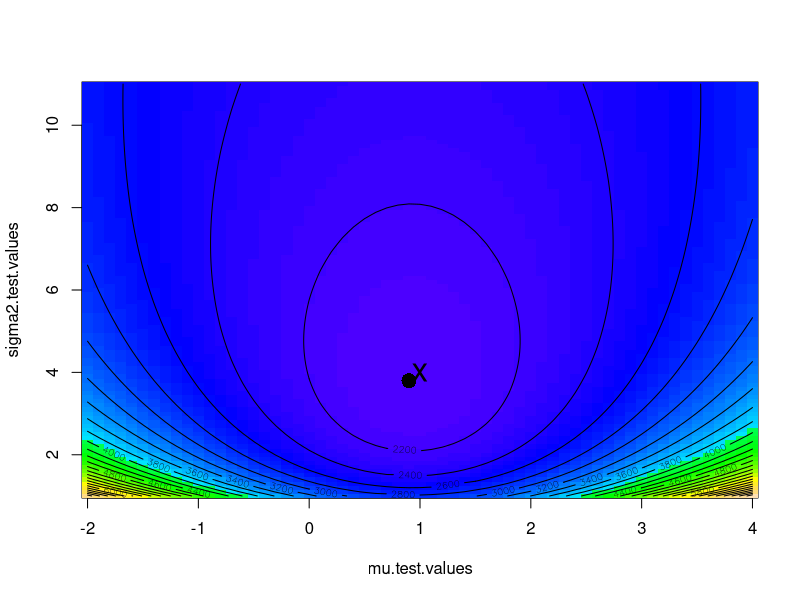
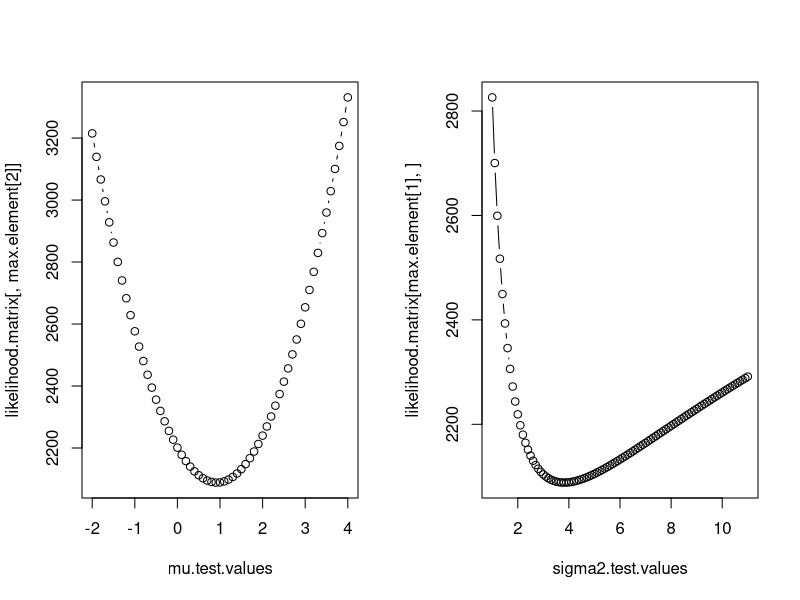

Generate these figures, in order, with R:
## ---- chunk 1
knitr::opts_chunk$set(echo = TRUE)
## ---- chunk 2
# Define NLL
neg.ll <- function(x, mu, sigma2){
        sum(0.5*log(2*pi*sigma2)+0.5*((x-mu)^2)/sigma2)
}

# Make fake data
x <- rnorm(1000, mean = 1, sd = 2)

# Make parameters to test
mu.test.values <- seq(-2, 4, 0.1)
sigma2.test.values <- seq(1, 11, 0.1)

# Make matrix to store values of the likelihood of potenial mu and sigma^2 values
likelihood.matrix <- matrix(nrow = length(mu.test.values),
                            ncol = length(sigma2.test.values)
                            )

# Search paramter space by brute force, calculating the likelihood on a grid of potential mu and sigma^2 values

for (i in 1:length(mu.test.values)){
        
        for (j in 1:length(sigma2.test.values)) {
                
                likelihood.matrix[i, j] <- neg.ll(x = x, 
                                                  mu = mu.test.values[i], 
                                                  sigma2 = sigma2.test.values[j]
                                                  )
        }
}

# Plot the results 
image(mu.test.values, 
      sigma2.test.values, 
      likelihood.matrix, 
      col = topo.colors(100)
      )

contour(mu.test.values,
        sigma2.test.values,
        likelihood.matrix,
        nlevels = 30,
        add = TRUE
        )

# Define the maximum likelihood
max.element <- which(likelihood.matrix == min(likelihood.matrix), 
                     arr.ind = TRUE
                     )

# Plot most likely mu/sigma^2
points(mu.test.values[max.element[1]], 
       sigma2.test.values[max.element[2]],
       pch = 16,
       cex = 2
       )

# Plot actual mu/sigma^2
points(1, 4, pch = "x", cex = 2)

# Plot likelihood "slices," or cross sextions across the search grid for fixed values of mu or sigma^2

# Define graphics space
par(mfrow = c(1, 2))

# Plot values
plot(mu.test.values,
     likelihood.matrix[,max.element[2]],
     typ = "b"
     )
plot(sigma2.test.values,
     likelihood.matrix[max.element[1],],
     typ = "b"
     )

# Note that immediately in the vicinity of the minimum, the likelihood surface is approximately quadratic and symmetric, though not the whole way through

# New neg.ll() function that utilizes the probability density function given by d()
neg.ll.v2 <- function(x, params){
        mu = params[1]
        sigma = params[2]
        -sum(dnorm(x,
                   mean = mu,
                   sd = sigma, 
                   log = TRUE)
             )
}

# Run neg.ll.v2() over x
opt1<-optim(par = c(1,1),
            fn = neg.ll.v2,
            x = x
            )

opt1[1]
opt1[2]

# Try again with fitdistr(), which works unless you don't have a traditional distribution
library(MASS)
        
fitdistr(x, "normal")

# Now need to calculate the confidence interval for the parameter estimates, otherwise they're useless. 

# One-parameter model (theta). What values of estimated theta are reasonable under the null hypothesis that hat(theta) is the true value?

# Set cut off for difference in log-likelihoods based on the 95th percentile of a chi^2 distribution
qchisq(0.95, 1)/2

# Calculate the NLL over a range of parameter values (problem set) and find the CIs that represent those parameter estimates that have < 1.92 increase in NLL from the MLE.

